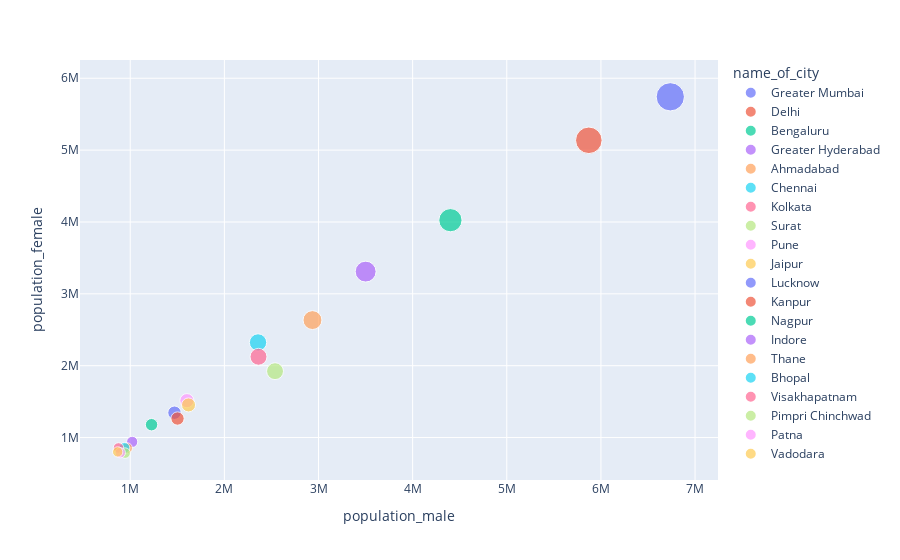

Source (notebook cell):
### Markdown cell above
# top20 cities with population wise?
> i choosed scatterplot for answering this question to show me  total population


> because scatter plot is used to show the relationship between numeric attributes

### Code cell
# sort values of population_total and take top20 
df=df.sort_values('population_total',ascending=False)
top20=df.head(20)
px.scatter(top20, x="population_male", y="population_female", color="name_of_city",size='population_total')

### Figure 1 — Plotly figure (JSON) as saved in the notebook; plotly's stock layout.template omitted (floating-point values rounded to 4 significant figures)
{"data": [{"hovertemplate": "name_of_city=Greater Mumbai <br>population_male=%{x}<br>population_female=%{y}<br>population_total=%{marker.size}<extra></extra>", "legendgroup": "Greater Mumbai ", "marker": {"color": "#636efa", "size": [12478447], "sizemode": "area", "sizeref": 31200.0, "symbol": "circle"}, "mode": "markers", "name": "Greater Mumbai ", "orientation": "v", "showlegend": true, "type": "scatter", "x": [6736815], "xaxis": "x", "y": [5741632], "yaxis": "y"}, {"hovertemplate": "name_of_city=Delhi <br>population_male=%{x}<br>population_female=%{y}<br>population_total=%{marker.size}<extra></extra>", "legendgroup": "Delhi ", "marker": {"color": "#EF553B", "size": [11007835], "sizemode": "area", "sizeref": 31200.0, "symbol": "circle"}, "mode": "markers", "name": "Delhi ", "orientation": "v", "showlegend": true, "type": "scatter", "x": [5871362], "xaxis": "x", "y": [5136473], "yaxis": "y"}, {"hovertemplate": "name_of_city=Bengaluru<br>population_male=%{x}<br>population_female=%{y}<br>population_total=%{marker.size}<extra></extra>", "legendgroup": "Bengaluru", "marker": {"color": "#00cc96", "size": [8425970], "sizemode": "area", "sizeref": 31200.0, "symbol": "circle"}, "mode": "markers", "name": "Bengaluru", "orientation": "v", "showlegend": true, "type": "scatter", "x": [4401299], "xaxis": "x", "y": [4024671], "yaxis": "y"}, {"hovertemplate": "name_of_city=Greater Hyderabad <br>population_male=%{x}<br>population_female=%{y}<br>population_total=%{marker.size}<extra></extra>", "legendgroup": "Greater Hyderabad ", "marker": {"color": "#ab63fa", "size": [6809970], "sizemode": "area", "sizeref": 31200.0, "symbol": "circle"}, "mode": "markers", "name": "Greater Hyderabad ", "orientation": "v", "showlegend": true, "type": "scatter", "x": [3500802], "xaxis": "x", "y": [3309168], "yaxis": "y"}, {"hovertemplate": "name_of_city=Ahmadabad <br>population_male=%{x}<br>population_female=%{y}<br>population_total=%{marker.size}<extra></extra>", "legendgroup": "Ahmadabad ", "marker": {"color": "#FFA15A", "size": [5570585], "sizemode": "area", "sizeref": 31200.0, "symbol": "circle"}, "mode": "markers", "name": "Ahmadabad ", "orientation": "v", "showlegend": true, "type": "scatter", "x": [2935869], "xaxis": "x", "y": [2634716], "yaxis": "y"}, {"hovertemplate": "name_of_city=Chennai <br>population_male=%{x}<br>population_female=%{y}<br>population_total=%{marker.size}<extra></extra>", "legendgroup": "Chennai ", "marker": {"color": "#19d3f3", "size": [4681087], "sizemode": "area", "sizeref": 31200.0, "symbol": "circle"}, "mode": "markers", "name": "Chennai ", "orientation": "v", "showlegend": true, "type": "scatter", "x": [2357633], "xaxis": "x", "y": [2323454], "yaxis": "y"}, {"hovertemplate": "name_of_city=Kolkata <br>population_male=%{x}<br>population_female=%{y}<br>population_total=%{marker.size}<extra></extra>", "legendgroup": "Kolkata ", "marker": {"color": "#FF6692", "size": [4486679], "sizemode": "area", "sizeref": 31200.0, "symbol": "circle"}, "mode": "markers", "name": "Kolkata ", "orientation": "v", "showlegend": true, "type": "scatter", "x": [2362662], "xaxis": "x", "y": [2124017], "yaxis": "y"}, {"hovertemplate": "name_of_city=Surat <br>population_male=%{x}<br>population_female=%{y}<br>population_total=%{marker.size}<extra></extra>", "legendgroup": "Surat ", "marker": {"color": "#B6E880", "size": [4462002], "sizemode": "area", "sizeref": 31200.0, "symbol": "circle"}, "mode": "markers", "name": "Surat ", "orientation": "v", "showlegend": true, "type": "scatter", "x": [2538243], "xaxis": "x", "y": [1923759], "yaxis": "y"}, {"hovertemplate": "name_of_city=Pune <br>population_male=%{x}<br>population_female=%{y}<br>population_total=%{marker.size}<extra></extra>", "legendgroup": "Pune ", "marker": {"color": "#FF97FF", "size": [3115431], "sizemode": "area", "sizeref": 31200.0, "symbol": "circle"}, "mode": "markers", "name": "Pune ", "orientation": "v", "showlegend": true, "type": "scatter", "x": [1602137], "xaxis": "x", "y": [1513294], "yaxis": "y"}, {"hovertemplate": "name_of_city=Jaipur <br>population_male=%{x}<br>population_female=%{y}<br>population_total=%{marker.size}<extra></extra>", "legendgroup": "Jaipur ", "marker": {"color": "#FECB52", "size": [3073350], "sizemode": "area", "sizeref": 31200.0, "symbol": "circle"}, "mode": "markers", "name": "Jaipur ", "orientation": "v", "showlegend": true, "type": "scatter", "x": [1619280], "xaxis": "x", "y": [1454070], "yaxis": "y"}, {"hovertemplate": "name_of_city=Lucknow <br>population_male=%{x}<br>population_female=%{y}<br>population_total=%{marker.size}<extra></extra>", "legendgroup": "Lucknow ", "marker": {"color": "#636efa", "size": [2815601], "sizemode": "area", "sizeref": 31200.0, "symbol": "circle"}, "mode": "markers", "name": "Lucknow ", "orientation": "v", "showlegend": true, "type": "scatter", "x": [1470133], "xaxis": "x", "y": [1345468], "yaxis": "y"}, {"hovertemplate": "name_of_city=Kanpur <br>population_male=%{x}<br>population_female=%{y}<br>population_total=%{marker.size}<extra></extra>", "legendgroup": "Kanpur ", "marker": {"color": "#EF553B", "size": [2767031], "sizemode": "area", "sizeref": 31200.0, "symbol": "circle"}, "mode": "markers", "name": "Kanpur ", "orientation": "v", "showlegend": true, "type": "scatter", "x": [1502370], "xaxis": "x", "y": [1264661], "yaxis": "y"}, {"hovertemplate": "name_of_city=Nagpur <br>population_male=%{x}<br>population_female=%{y}<br>population_total=%{marker.size}<extra></extra>", "legendgroup": "Nagpur ", "marker": {"color": "#00cc96", "size": [2405421], "sizemode": "area", "sizeref": 31200.0, "symbol": "circle"}, "mode": "markers", "name": "Nagpur ", "orientation": "v", "showlegend": true, "type": "scatter", "x": [1226610], "xaxis": "x", "y": [1178811], "yaxis": "y"}, {"hovertemplate": "name_of_city=Indore <br>population_male=%{x}<br>population_female=%{y}<br>population_total=%{marker.size}<extra></extra>", "legendgroup": "Indore ", "marker": {"color": "#ab63fa", "size": [1960631], "sizemode": "area", "sizeref": 31200.0, "symbol": "circle"}, "mode": "markers", "name": "Indore ", "orientation": "v", "showlegend": true, "type": "scatter", "x": [1020883], "xaxis": "x", "y": [939748], "yaxis": "y"}, {"hovertemplate": "name_of_city=Thane <br>population_male=%{x}<br>population_female=%{y}<br>population_total=%{marker.size}<extra></extra>", "legendgroup": "Thane ", "marker": {"color": "#FFA15A", "size": [1818872], "sizemode": "area", "sizeref": 31200.0, "symbol": "circle"}, "mode": "markers", "name": "Thane ", "orientation": "v", "showlegend": true, "type": "scatter", "x": [966293], "xaxis": "x", "y": [852579], "yaxis": "y"}, {"hovertemplate": "name_of_city=Bhopal <br>population_male=%{x}<br>population_female=%{y}<br>population_total=%{marker.size}<extra></extra>", "legendgroup": "Bhopal ", "marker": {"color": "#19d3f3", "size": [1795648], "sizemode": "area", "sizeref": 31200.0, "symbol": "circle"}, "mode": "markers", "name": "Bhopal ", "orientation": "v", "showlegend": true, "type": "scatter", "x": [939560], "xaxis": "x", "y": [856088], "yaxis": "y"}, {"hovertemplate": "name_of_city=Visakhapatnam<br>population_male=%{x}<br>population_female=%{y}<br>population_total=%{marker.size}<extra></extra>", "legendgroup": "Visakhapatnam", "marker": {"color": "#FF6692", "size": [1730320], "sizemode": "area", "sizeref": 31200.0, "symbol": "circle"}, "mode": "markers", "name": "Visakhapatnam", "orientation": "v", "showlegend": true, "type": "scatter", "x": [875199], "xaxis": "x", "y": [855121], "yaxis": "y"}, {"hovertemplate": "name_of_city=Pimpri Chinchwad <br>population_male=%{x}<br>population_female=%{y}<br>population_total=%{marker.size}<extra></extra>", "legendgroup": "Pimpri Chinchwad ", "marker": {"color": "#B6E880", "size": [1729359], "sizemode": "area", "sizeref": 31200.0, "symbol": "circle"}, "mode": "markers", "name": "Pimpri Chinchwad ", "orientation": "v", "showlegend": true, "type": "scatter", "x": [945953], "xaxis": "x", "y": [783406], "yaxis": "y"}, {"hovertemplate": "name_of_city=Patna <br>population_male=%{x}<br>population_female=%{y}<br>population_total=%{marker.size}<extra></extra>", "legendgroup": "Patna ", "marker": {"color": "#FF97FF", "size": [1683200], "sizemode": "area", "sizeref": 31200.0, "symbol": "circle"}, "mode": "markers", "name": "Patna ", "orientation": "v", "showlegend": true, "type": "scatter", "x": [894158], "xaxis": "x", "y": [789042], "yaxis": "y"}, {"hovertemplate": "name_of_city=Vadodara <br>population_male=%{x}<br>population_female=%{y}<br>population_total=%{marker.size}<extra></extra>", "legendgroup": "Vadodara ", "marker": {"color": "#FECB52", "size": [1666703], "sizemode": "area", "sizeref": 31200.0, "symbol": "circle"}, "mode": "markers", "name": "Vadodara ", "orientation": "v", "showlegend": true, "type": "scatter", "x": [866701], "xaxis": "x", "y": [800002], "yaxis": "y"}], "layout": {"legend": {"itemsizing": "constant", "title": {"text": "name_of_city"}, "tracegroupgap": 0}, "margin": {"t": 60}, "xaxis": {"anchor": "y", "domain": [0, 1], "title": {"text": "population_male"}}, "yaxis": {"anchor": "x", "domain": [0, 1], "title": {"text": "population_female"}}}}
